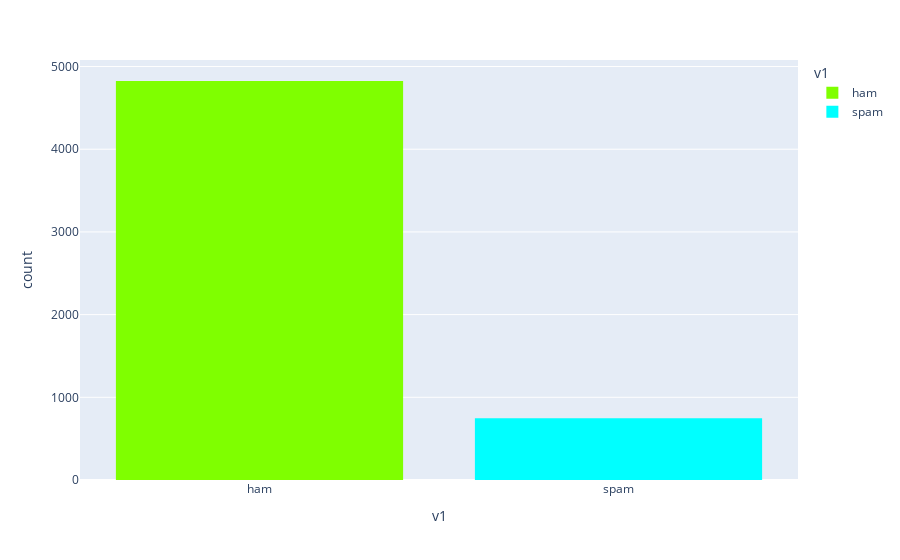

Source (notebook cell):
### Code cell
fig = px.histogram(df, x="v1", color="v1", color_discrete_sequence=["#7FFF00","#00FFFF"])
fig.show()

### Figure 1 — Plotly figure (JSON) as saved in the notebook; plotly's stock layout.template omitted (floating-point values rounded to 4 significant figures; data arrays with more than 128 entries replaced by an {"elided": "..."} marker saying what was removed)
{"data": [{"alignmentgroup": "True", "bingroup": "x", "hovertemplate": "v1=%{x}<br>count=%{y}<extra></extra>", "legendgroup": "ham", "marker": {"color": "#7FFF00"}, "name": "ham", "offsetgroup": "ham", "orientation": "v", "showlegend": true, "type": "histogram", "x": {"elided": "4825 str values"}, "xaxis": "x", "yaxis": "y"}, {"alignmentgroup": "True", "bingroup": "x", "hovertemplate": "v1=%{x}<br>count=%{y}<extra></extra>", "legendgroup": "spam", "marker": {"color": "#00FFFF"}, "name": "spam", "offsetgroup": "spam", "orientation": "v", "showlegend": true, "type": "histogram", "x": {"elided": "747 str values"}, "xaxis": "x", "yaxis": "y"}], "layout": {"barmode": "relative", "legend": {"title": {"text": "v1"}, "tracegroupgap": 0}, "margin": {"t": 60}, "xaxis": {"anchor": "y", "categoryarray": ["ham", "spam"], "categoryorder": "array", "domain": [0, 1], "title": {"text": "v1"}}, "yaxis": {"anchor": "x", "domain": [0, 1], "title": {"text": "count"}}}}
